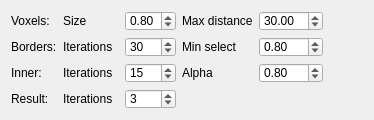
        <widget class="QWidget" name="surfacePage">
         <attribute name="title">
          <string>Surface</string>
         </attribute>
         <layout class="QGridLayout" name="gridLayout_10">
          <item row="2" column="6">
           <widget class="QDoubleSpinBox" name="surfaceSmoothingBorderThresholdSpinBox">
            <property name="maximumSize">
             <size>
              <width>16777215</width>
              <height>20</height>
             </size>
            </property>
            <property name="maximum">
             <double>1.000000000000000</double>
            </property>
            <property name="singleStep">
             <double>0.050000000000000</double>
            </property>
            <property name="value">
             <double>0.800000000000000</double>
            </property>
           </widget>
          </item>
          <item row="4" column="3">
           <widget class="QSpinBox" name="surfaceSmoothingInnerIterationsSpinBox">
            <property name="maximumSize">
             <size>
              <width>16777215</width>
              <height>20</height>
             </size>
            </property>
            <property name="maximum">
             <number>100</number>
            </property>
            <property name="value">
             <number>15</number>
            </property>
           </widget>
          </item>
          <item row="2" column="1">
           <widget class="QLabel" name="surfaceSmoothingBorderIterationsLabel">
            <property name="maximumSize">
             <size>
              <width>16777215</width>
              <height>20</height>
             </size>
            </property>
            <property name="text">
             <string>Iterations</string>
            </property>
           </widget>
          </item>
          <item row="0" column="6">
           <widget class="QDoubleSpinBox" name="surfaceVoxelDistanceSpinBox">
            <property name="maximumSize">
             <size>
              <width>16777215</width>
              <height>20</height>
             </size>
            </property>
            <property name="maximum">
             <double>200.000000000000000</double>
            </property>
            <property name="value">
             <double>30.000000000000000</double>
            </property>
           </widget>
          </item>
          <item row="0" column="4" colspan="2">
           <widget class="QLabel" name="surfaceVoxelDistanceLabel">
            <property name="maximumSize">
             <size>
              <width>16777215</width>
              <height>20</height>
             </size>
            </property>
            <property name="text">
             <string>Max distance</string>
            </property>
           </widget>
          </item>
          <item row="0" column="7">
           <spacer name="horizontalSpacer_7">
            <property name="orientation">
             <enum>Qt::Horizontal</enum>
            </property>
            <property name="sizeHint" stdset="0">
             <size>
              <width>40</width>
              <height>20</height>
             </size>
            </property>
           </spacer>
          </item>
          <item row="2" column="3">
           <widget class="QSpinBox" name="surfaceSmoothingBorderIterationsSpinBox">
            <property name="maximumSize">
             <size>
              <width>16777215</width>
              <height>20</height>
             </size>
            </property>
            <property name="maximum">
             <number>100</number>
            </property>
            <property name="value">
             <number>30</number>
            </property>
           </widget>
          </item>
          <item row="0" column="0">
           <widget class="QLabel" name="surfaceSmoothingVoxelLabel">
            <property name="text">
             <string>Voxels:</string>
            </property>
           </widget>
          </item>
          <item row="2" column="0">
           <widget class="QLabel" name="surfaceSmoothingBorderLabel">
            <property name="text">
             <string>Borders:</string>
            </property>
           </widget>
          </item>
          <item row="6" column="3">
           <widget class="QSpinBox" name="surfaceSmoothingResultIterationsSpinBox">
            <property name="maximumSize">
             <size>
              <width>16777215</width>
              <height>20</height>
             </size>
            </property>
            <property name="maximum">
             <number>100</number>
            </property>
            <property name="value">
             <number>3</number>
            </property>
           </widget>
          </item>
          <item row="6" column="1" colspan="2">
           <widget class="QLabel" name="surfaceSmoothingResultIterationsLabel">
            <property name="maximumSize">
             <size>
              <width>16777215</width>
              <height>20</height>
             </size>
            </property>
            <property name="text">
             <string>Iterations</string>
            </property>
           </widget>
          </item>
          <item row="4" column="4" colspan="2">
           <widget class="QLabel" name="surfaceSmoothingInnerThresholdLabel">
            <property name="maximumSize">
             <size>
              <width>16777215</width>
              <height>20</height>
             </size>
            </property>
            <property name="text">
             <string>Alpha</string>
            </property>
           </widget>
          </item>
          <item row="2" column="4" colspan="2">
           <widget class="QLabel" name="surfaceSmoothingBorderThresholdLabel">
            <property name="maximumSize">
             <size>
              <width>16777215</width>
              <height>20</height>
             </size>
            </property>
            <property name="text">
             <string>Min select</string>
            </property>
           </widget>
          </item>
          <item row="0" column="1">
           <widget class="QLabel" name="surfaceVoxelSizeLabel">
            <property name="maximumSize">
             <size>
              <width>16777215</width>
              <height>20</height>
             </size>
            </property>
            <property name="text">
             <string>Size</string>
            </property>
           </widget>
          </item>
          <item row="4" column="0">
           <widget class="QLabel" name="surfaceSmoothingInnerLabel">
            <property name="text">
             <string>Inner:</string>
            </property>
           </widget>
          </item>
          <item row="0" column="3">
           <widget class="QDoubleSpinBox" name="surfaceVoxelSizeSpinBox">
            <property name="maximumSize">
             <size>
              <width>16777215</width>
              <height>20</height>
             </size>
            </property>
            <property name="maximum">
             <double>1.000000000000000</double>
            </property>
            <property name="singleStep">
             <double>0.050000000000000</double>
            </property>
            <property name="value">
             <double>0.800000000000000</double>
            </property>
           </widget>
          </item>
          <item row="4" column="6">
           <widget class="QDoubleSpinBox" name="surfaceSmoothingInnerAlphaSpinBox">
            <property name="maximumSize">
             <size>
              <width>16777215</width>
              <height>20</height>
             </size>
            </property>
            <property name="maximum">
             <double>1.000000000000000</double>
            </property>
            <property name="singleStep">
             <double>0.050000000000000</double>
            </property>
            <property name="value">
             <double>0.800000000000000</double>
            </property>
           </widget>
          </item>
          <item row="4" column="1">
           <widget class="QLabel" name="surfaceSmoothingInnerIterationsLabel">
            <property name="maximumSize">
             <size>
              <width>16777215</width>
              <height>20</height>
             </size>
            </property>
            <property name="text">
             <string>Iterations</string>
            </property>
           </widget>
          </item>
          <item row="6" column="0">
           <widget class="QLabel" name="surfaceSmoothingResultLabel">
            <property name="text">
             <string>Result:</string>
            </property>
           </widget>
          </item>
         </layout>
        </widget>
